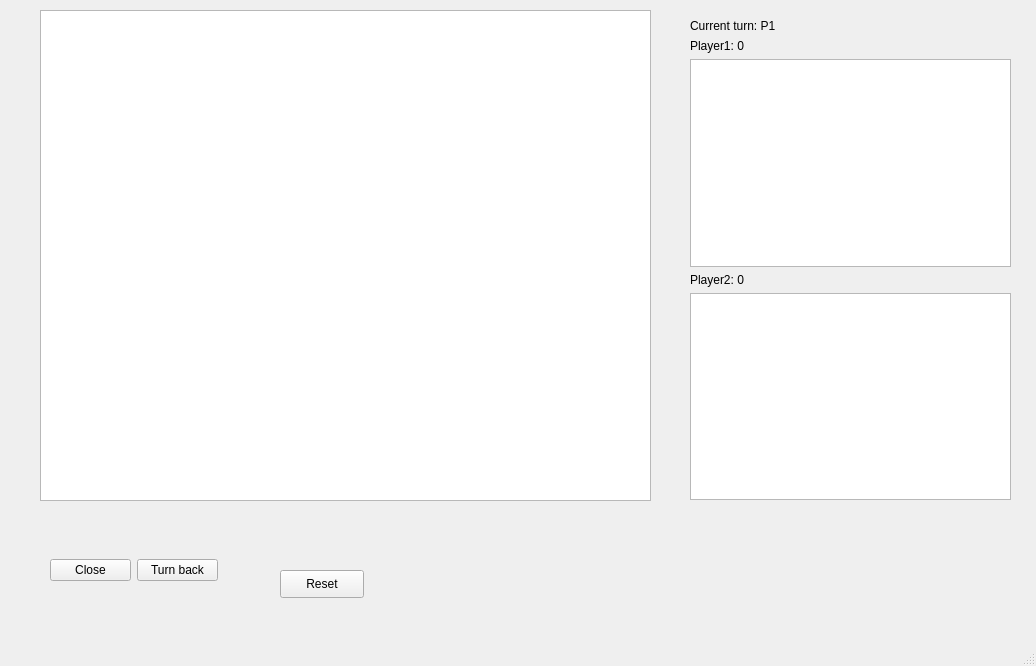
<?xml version="1.0" encoding="UTF-8"?>
<ui version="4.0">
 <class>MainWindow</class>
 <widget class="QMainWindow" name="MainWindow">
  <property name="geometry">
   <rect>
    <x>0</x>
    <y>0</y>
    <width>1036</width>
    <height>666</height>
   </rect>
  </property>
  <property name="windowTitle">
   <string>MainWindow</string>
  </property>
  <widget class="QWidget" name="centralwidget">
   <widget class="QGraphicsView" name="CardsGraphicsView">
    <property name="geometry">
     <rect>
      <x>40</x>
      <y>10</y>
      <width>611</width>
      <height>491</height>
     </rect>
    </property>
   </widget>
   <widget class="QWidget" name="horizontalLayoutWidget">
    <property name="geometry">
     <rect>
      <x>50</x>
      <y>530</y>
      <width>168</width>
      <height>80</height>
     </rect>
    </property>
    <layout class="QHBoxLayout" name="ButtonsLayout">
     <item>
      <widget class="QPushButton" name="CloseButton">
       <property name="text">
        <string>Close</string>
       </property>
      </widget>
     </item>
     <item>
      <widget class="QPushButton" name="TurnBackButton">
       <property name="text">
        <string>Turn back</string>
       </property>
      </widget>
     </item>
    </layout>
   </widget>
   <widget class="QWidget" name="verticalLayoutWidget">
    <property name="geometry">
     <rect>
      <x>690</x>
      <y>19</y>
      <width>321</width>
      <height>481</height>
     </rect>
    </property>
    <layout class="QVBoxLayout" name="verticalLayout_5">
     <item>
      <widget class="QLabel" name="CurrentTurnLabel">
       <property name="text">
        <string>Current turn: P1</string>
       </property>
      </widget>
     </item>
     <item>
      <widget class="QLabel" name="P1PointsLabel">
       <property name="text">
        <string>Player1: 0</string>
       </property>
      </widget>
     </item>
     <item>
      <widget class="QGraphicsView" name="P1CardGraphicsView"/>
     </item>
     <item>
      <widget class="QLabel" name="P2PointsLabel">
       <property name="text">
        <string>Player2: 0</string>
       </property>
      </widget>
     </item>
     <item>
      <widget class="QGraphicsView" name="P2CardsGraphicsView"/>
     </item>
    </layout>
   </widget>
   <widget class="QLabel" name="winnerLabel">
    <property name="geometry">
     <rect>
      <x>280</x>
      <y>530</y>
      <width>161</width>
      <height>20</height>
     </rect>
    </property>
    <property name="text">
     <string/>
    </property>
   </widget>
   <widget class="QPushButton" name="resetButton">
    <property name="geometry">
     <rect>
      <x>280</x>
      <y>570</y>
      <width>84</width>
      <height>28</height>
     </rect>
    </property>
    <property name="text">
     <string>Reset</string>
    </property>
   </widget>
  </widget>
  <widget class="QMenuBar" name="menubar">
   <property name="geometry">
    <rect>
     <x>0</x>
     <y>0</y>
     <width>1036</width>
     <height>25</height>
    </rect>
   </property>
  </widget>
  <widget class="QStatusBar" name="statusbar"/>
 </widget>
 <resources/>
 <connections/>
</ui>
